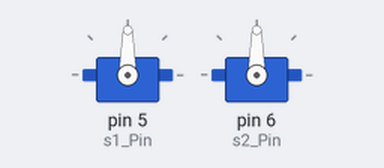
A sketch run on a simulated Arduino Uno, built with avr-gcc and run on an emulated ATmega328P. Shown: 2 × servo.

Above: at 0.05 s.
At 1.5 s:
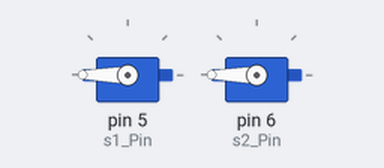
Timing chart, 0 to 4.6 s (numbered marks = the images above):
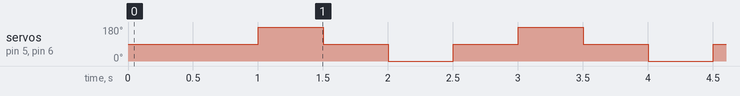

Measured:
- by itself, servo on pin 5 (s1_Pin), servo on pin 6 (s2_Pin): repeats every 2.0 s: 89° 0.50 s, 0° 0.50 s, 90° 0.50 s, 180° 0.50 s

The sketch:

PruebaConServos1.ino
```cpp
#include <Servo.h>
#define s1_Pin 5
#define s2_Pin 6
#define pA 0
#define pB 90
#define pC 180
#define pD 89

int Position = pA;

enum state {recorriendo, quieto};
enum state estado = quieto;

Servo s1;
Servo s2;

void setup() {
  s1.attach(s1_Pin);
  s2.attach(s2_Pin);
  Serial.begin(9600);
}

void loop() {
  switch(estado){
    case recorriendo:
      funcRecorrido();
      break;
    case quieto:
      funcQuieto();
      break;
  }
}

void funcQuieto(){
  switch(Position){
    case pA:
      Position = pB;
      break;
    case pB:
      Position = pC;
      break;
    case pC:
      Position = pD;
      break;
    case pD:
      Position = pA;
      break;
  }
  estado = recorriendo;
  delay(500);
}

void funcRecorrido(){
  s1.write(Position);
  s2.write(Position);
  if((s1.read() == Position)&(s2.read() == Position)){
    estado = quieto;
  }
}
```
